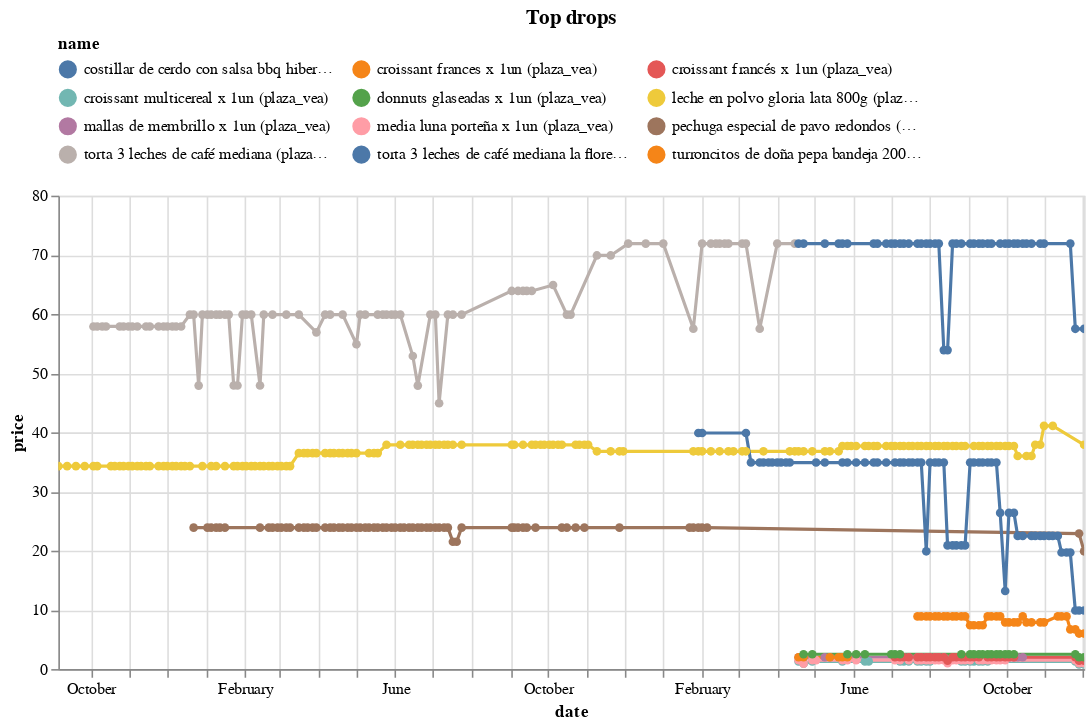

The cell this chart's notebook holds for it:
### Code cell
(top_changes
 .sort_values('change')
 .head(10)
 .pipe(plot_changes, 'Top drops')
)

### Figure 1 — Vega-Lite specification as saved in the notebook (floating-point values rounded to 4 significant figures; data arrays with more than 128 entries replaced by an {"elided": "..."} marker saying what was removed)
{"config": {"view": {"continuousWidth": 300, "continuousHeight": 300}, "legend": {"columns": 3, "orient": "top"}}, "data": {"name": "data-f82bb986fed604bea92594cb99c043aa"}, "mark": {"type": "line", "point": true}, "encoding": {"color": {"field": "name", "scale": {"domain": ["costillar de cerdo con salsa bbq hibero paquete 475g (plaza_vea)", "croissant frances x 1un (plaza_vea)", "croissant francés x 1un (plaza_vea)", "croissant multicereal x 1un (plaza_vea)", "donnuts glaseadas x 1un (plaza_vea)", "leche en polvo gloria lata 800g (plaza_vea)", "mallas de membrillo x 1un (plaza_vea)", "media luna porteña x 1un (plaza_vea)", "pechuga especial de pavo redondos (plaza_vea)", "torta 3 leches de café mediana (plaza_vea)", "torta 3 leches de café mediana la florencia 1un (plaza_vea)", "turroncitos de doña pepa bandeja 200g (plaza_vea)"]}, "type": "nominal"}, "tooltip": [{"field": "name", "type": "nominal"}, {"field": "price", "type": "quantitative"}, {"field": "last_price", "type": "quantitative"}], "x": {"field": "date", "type": "temporal"}, "y": {"field": "price", "type": "quantitative"}}, "params": [{"name": "param_3", "select": {"type": "point", "fields": ["name"]}, "bind": "legend"}, {"name": "param_4", "select": {"type": "interval", "encodings": ["x", "y"]}, "bind": "scales"}], "title": "Top drops", "transform": [{"filter": {"param": "param_3"}}], "width": 650, "$schema": "https://vega.github.io/schema/vega-lite/v5.20.1.json", "datasets": {"data-f82bb986fed604bea92594cb99c043aa": {"elided": "600 records"}}}
